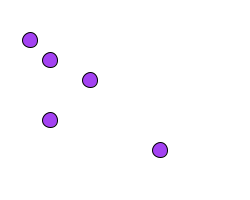
Frame 1 (no input)
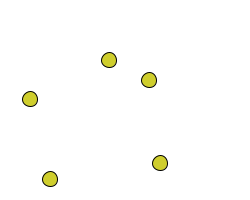
Frame 60 (the mouse pressed at the canvas centre just before this capture)
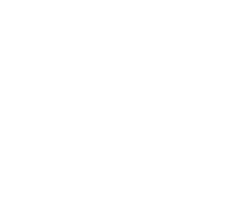
Frame 120 (the mouse held since frame 60 and released just before this capture)

The Processing sketch that drew these frames (run headless with seeded random() and noise(); from frame 60 on, the mouse is pressed at the canvas centre):

// Processing sketch: processing_91662
// ── processing_91662.pde

int [] shapeArray = {40, 50, 90, 120, 150};
int [] colorArray = new int [2];
int [] speedArray = {1, 1, 1, 1, 1};

void setup()
{
  size(250, 200);
  background(255);
}
void draw()
{
  background(255);
  if(mouseX < 20 || mouseX > 230 || mouseY > 180)
  {
    colorArray[0] = color(random(255), random(255), random(255));
    colorArray[1] = color(random(255), random(255), random(255));
    
    frameRate(100);
    fill(colorArray[0]);
    ellipse(30, shapeArray[0], 15, 15);
    ellipse(shapeArray[1], 60, 15, 15);
    ellipse(shapeArray[2], 80, 15, 15);
    ellipse(50, shapeArray[3], 15, 15);
    ellipse(160, shapeArray[4], 15, 15);
    
    shapeArray[0] = shapeArray[0] + speedArray[0];
    shapeArray[1] = shapeArray[1] + speedArray[1];
    shapeArray[2] = shapeArray[2] + speedArray[2];
    shapeArray[3] = shapeArray[3] + speedArray[3];
    shapeArray[4] = shapeArray[4] + speedArray[4];
    
    if (shapeArray[0] > 185 || shapeArray[0] < 0)
    speedArray[0] = speedArray[0]*-1;
    if (shapeArray[1] > 235 || shapeArray[1] < 0)
    speedArray[1] = speedArray[1]*-1;
    if (shapeArray[2] > 235 || shapeArray[2] < 0)
    speedArray[2] = speedArray[2]*-1;
    if (shapeArray[3] > 185 || shapeArray[3] < 0)
    speedArray[3] = speedArray[3]*-1;
    if (shapeArray[4] > 185 || shapeArray[4] < 0)
    speedArray[4] = speedArray[4]*-1;
  }
}
